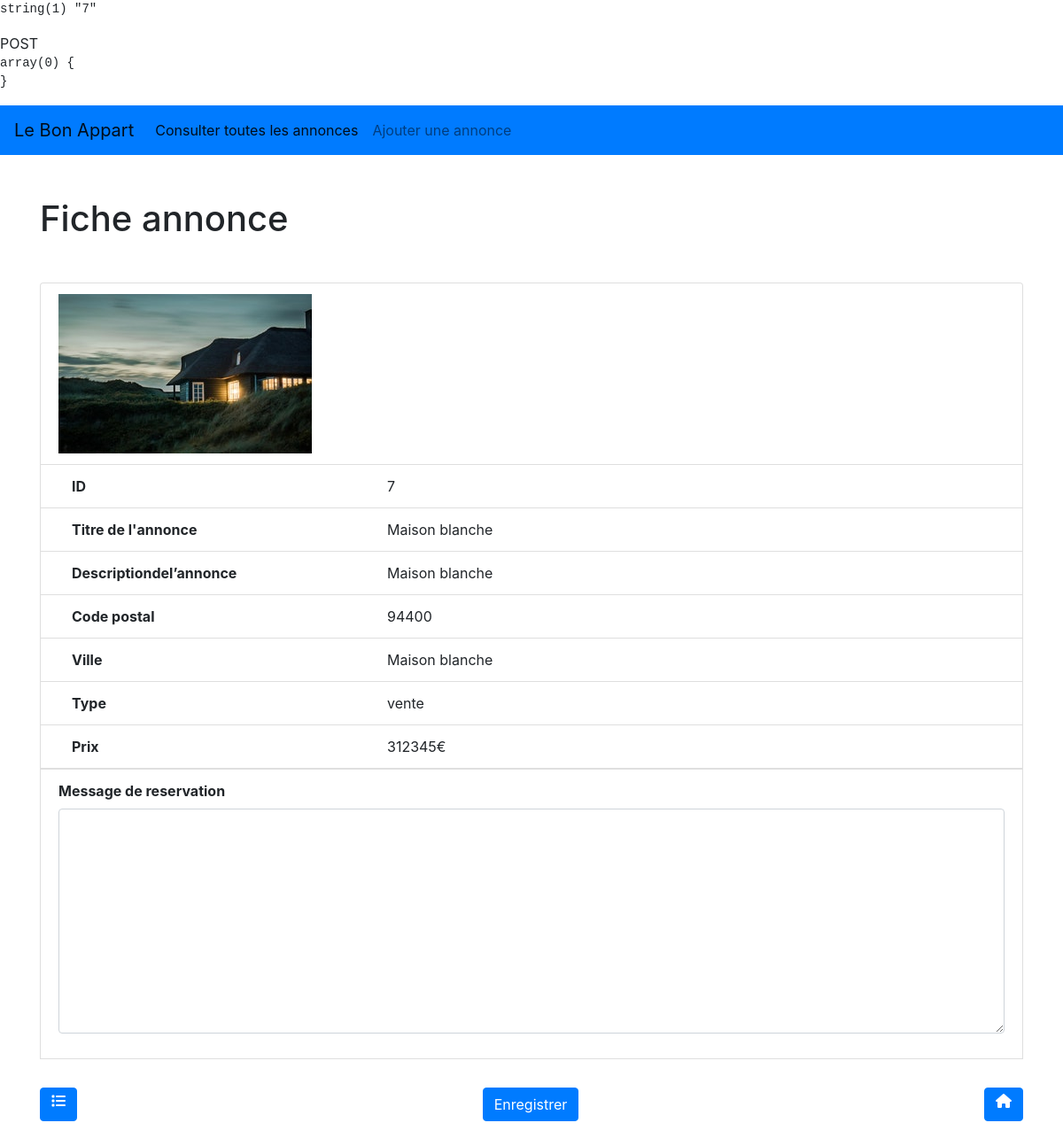
Page /details_advert.php?id=7 on the committed database.
### tables this page shows
CREATE TABLE `advert` (
  `id` int(11) NOT NULL,
  `title` varchar(50) NOT NULL,
  `description` text NOT NULL,
  `postal_code` int(11) NOT NULL,
  `city` varchar(50) NOT NULL,
  `type` varchar(50) NOT NULL,
  `price` int(11) NOT NULL,
  `reservation_message` varchar(50) DEFAULT NULL,
  `reserved` tinyint(1) NOT NULL
);

### vues/advert/fiche.html.php (the view, shortened to what this page needs)
<ul class="list-group mb-3">
    <li class="list-group-item">
        <div class="d-flex mx-auto">
            <img src="/assets/img/home.jpg" alt="">
        </div>
    </li>
    <li class="list-group-item">
        <div class="d-flex">
            <div class="col-4"><strong>ID</strong></div>
            <div class="col-6"><?= $advert["id"] ?></div>
        </div>
    </li>
    <li class="list-group-item">
        <div class="d-flex">
            <div class="col-4"><strong>Titre de l'annonce</strong></div>
            <div class="col-6"><?= $advert["title"] ?></div>
        </div>
    </li>
    <li class="list-group-item">
        <div class="d-flex">
            <div class="col-4"><strong>Descriptiondel’annonce</strong></div>
            <div class="col-6"><?= $advert["description"] ?></div>
        </div>
    </li>
    <li class="list-group-item">
        <div class="d-flex">
            <div class="col-4"><strong>Code postal </strong></div>
            <div class="col-6"><?= $advert["postal_code"] ?></div>
        </div>
    </li>
    <li class="list-group-item">
        <div class="d-flex">
            <div class="col-4"><strong>Ville</strong></div>
            <div class="col-6"><?= $advert["city"] ?></div>
        </div>
    </li>
    <li class="list-group-item">
        <div class="d-flex">
            <div class="col-4"><strong>Type</strong></div>
            <div class="col-6"><?= $advert["type"] ?></div>
        </div>
    </li>
    <li class="list-group-item">
        <div class="d-flex">
            <div class="col-4"><strong>Prix</strong></div>
            <div class="col-6"><?= $advert["price"] . "€" ?></div>
        </div>
    </li>
    <?php if (!$advert["reserved"]) : ?>
        <form method="post" id="reservation-form">
            <li class="list-group-item">
                <div class="form-group">
                    <label for="reservation_message"><strong>Message de reservation</strong></label>
                    <textarea name="reservation_message" id="reservation_message" cols="30" rows="10" class="form-control"></textarea>
                </div>
            </li>
        </form>
    <?php endif; ?>
</ul>
<div class=" d-flex justify-content-between mb-5">
    <a href="list_advert.php" class="btn btn-primary">
        <i class="fa-solid fa-list"></i>
    </a>
    <?php if (!$advert["reserved"]) : ?>
        <button type="submit" class="btn btn-primary" form="reservation-form">
            Enregistrer
        </button>
    <?php endif; ?>
    <a href="/" class="btn btn-primary">
        <i class="fa fa-home"></i>
    </a>
</div>

### rows in the picture
advert: id "7", title "Maison blanche", description "Maison blanche", postal_code "94400", city "Maison blanche", type "vente", price "312345"

### other values in the picture
$h1 "Fiche annonce"
